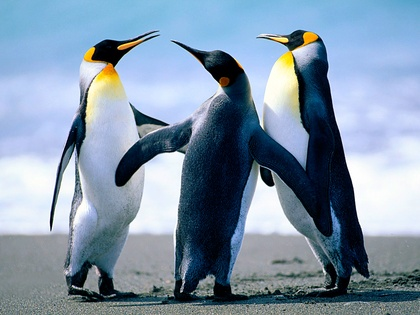
%> input picture Penguins.jpg, 420 x 315 px, shrunk from 1024 x 768 before the run
$ octave method3__pro.m   (GNU Octave 9; MATLAB toolbox functions it lacks are replaced by stand-ins)
%> lines starting %> are read from the running program, lines starting %| are printed output that depends on the picture
### f_deconvreg.m
function [Reimage, lagra] = f_deconvreg(I,PSF,Noise_info)
% 约束最小二乘滤波器
% 函数输入:
%        I: 输入的二维图像矩阵
%        PSF: 退化函数的空域模板
%        Noise_info: 噪声功率
% 函数输出:
%        Reimage: 约束最小平方滤波图像
%        lagra: 指定约束最小平方的最佳复原参数y

LR = [1e-9 1e9];    % 复原参数搜索范围

sizeI = size(I);    % 求解输入图像维数

% 转化PSF函数到期望的维数:光传递函数OTF
otf = psf2otf(PSF,sizeI);

% regop：通过计算拉普拉斯算子计算图像的平滑性
% 此处的二维矩阵与method3中相同
regop = [0 1 0; 1 -4 1; 0 1 0];

% 转化PSF函数到期望的维数:光传递函数OTF
REGOP = psf2otf(regop,sizeI);

fftnI = fftn(I);
R2 = abs(REGOP).^2;
H2 = abs(otf).^2;

% 计算LAGRA值
R4G2 = (R2.*abs(fftnI)).^2;
H4 = H2.^2;
R4 = R2.^2;
H2R22 = 2*H2.*R2;
ScaledNoiseinfo = Noise_info * prod(sizeI);
lagra = fminbnd(@ResOffset,LR(1),LR(2),[],R4G2,H4,R4,H2R22,ScaledNoiseinfo);
%--------------此处利用fminbnd函数进行有约束的一元函数最小值求解-------------%


% 重构图像
Denominator = H2 + lagra*R2;    % 公式中分母
Numerator = conj(otf).*fftnI;   % 公式中分子

% 保证Denominator中的最小值取为sqrt(eps)
Denominator = max(Denominator, sqrt(eps));
Reimage = real(ifftn(Numerator./Denominator));   % 取实部
end


% 计算反向卷积残差-留数计算
% Parseval公式
% [4 lines left out: function ResOffset, not called in this run]

### method3__pro.m
% 对方法三的补充/另一种写法 --- 得到拉格朗日乘子
% 此方法中调用的f_deconvreg函数是按照matlab自带的deconvreg函数为模板写的
% 但是效果没有之前自己写的method3中的效果好
% 方法三：约束最小二乘法滤波

%采用平均值法转化为灰度图像,且数据类型为double
Initialimage = im2double( imread('Penguins.jpg') );
[row, col, color] = size(Initialimage);
%> row = 315; col = 420; color = 3
Grayimage = zeros(row, col);
for i = 1:row
    for j = 1:col
        summ = 0;
        for k = 1:color
            summ = summ + Initialimage(i,j,k)/3;
        end
        Grayimage(i,j) = summ;
    end
end
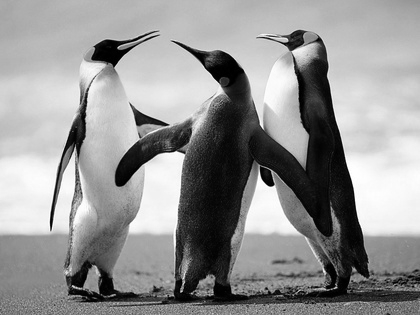
%> Grayimage: size 315x420 double; min 0, max 1, mean 0.581

% 图像退化加噪
PSF = fspecial('motion',20,10);      %定义滤波算子，类型为运动模糊，参数随便定义的
Blur = imfilter(Grayimage,PSF,'conv','circular');      %图像滤波实现退化，通过卷积完成
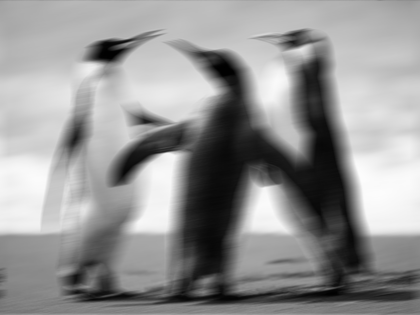
%> Blur: size 315x420 double; min 0.00388, max 0.992, mean 0.581
m = 0;
V = 0.04;
BlurandNoise = imnoise(Blur,'gaussian',m,V);      %添加高斯噪声
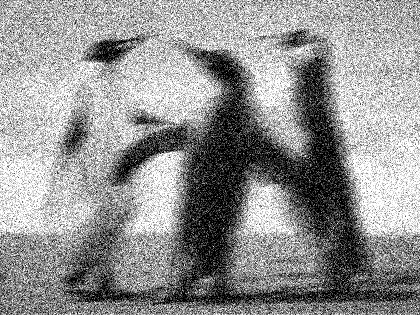
%> BlurandNoise: size 315x420 double; min 0, max 1, mean 0.575
subplot(221), imshow(Initialimage);
title('原图像');
subplot(222), imshow(Grayimage);
title('灰度图像');
subplot(223), imshow(Blur);
title('退化图像');
subplot(224), imshow(BlurandNoise);
title('加噪退化图');

% 接下来实现约束最小二乘法滤波
% 与前一段代码不同,这里写了f_deconvreg函数用于迭代产生拉格朗日乘子
% 而不是通过尝试得到gamma值大概的范围再进行迭代

% 噪声功率谱
Noise_info = row * col *(V + m^2);
%> Noise_info = 5292

% 迭代产生最优解
[Reimage, lagra] = f_deconvreg(BlurandNoise, PSF, Noise_info);
%> in f_deconvreg, `R4G2 = (R2.*abs(fftnI)).^2;`:
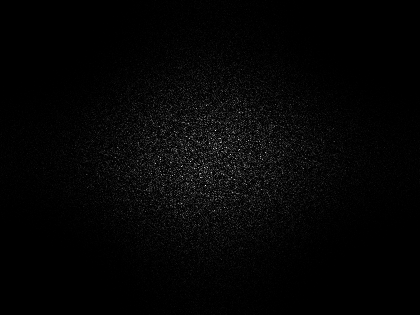
%> R4G2: size 315x420 double; min 0, max 130931991.8, mean 2772387.6; drawn with min black and max white
%> the run ends on the next line
